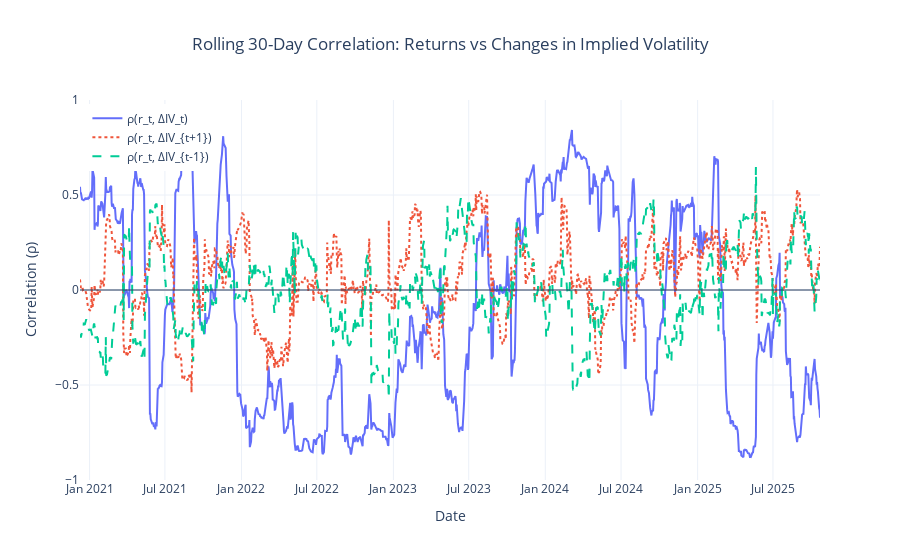

Notebook code cell kept with this figure:
### Code cell
import pandas as pd
import numpy as np
import plotly.graph_objects as go
from pathlib import Path

# === aggiorna i CSV da IBKR (IV e prezzi) ===
REFRESH = True            # metti False se vuoi solo leggere i CSV esistenti
SYMBOL  = 'MSTR'
DURATION= '5 Y'
BAR     = '1 day'
IV_CSV  = Path('implied_volatility_5y.csv')
PX_CSV  = Path('prices_5y.csv')

def refresh_from_ibkr():
    try:
        _ = IBKRDataCollector  # verifica presenza classe nel kernel
    except NameError:
        raise RuntimeError("IBKRDataCollector non definita nel kernel. Esegui prima la cella con la classe.")

    app = IBKRDataCollector()
    app.run()
    if not app.connect_to_tws():
        raise RuntimeError("Connessione TWS/Gateway fallita.")

    try:
        data = app.get_historical_volatility_data(
            symbol=SYMBOL, duration_str=DURATION, bar_size_setting=BAR
        )
        # salva IV
        iv = data.get('implied_volatility')
        if iv is None or getattr(iv, 'empty', True):
            raise RuntimeError("IB non ha restituito implied volatility. Verifica abbonamenti dati.")
        iv.to_csv(IV_CSV)  # index=date, col=Implied Volatility

        # salva prezzi
        px_list = data.get('prices', [])
        if not px_list:
            raise RuntimeError("IB non ha restituito prezzi TRADES.")
        pd.DataFrame(px_list)[['date','close']].to_csv(PX_CSV, index=False)

    finally:
        app.disconnect_from_tws()

if REFRESH:
    refresh_from_ibkr()

# --- loader semplice ---
def load_iv(path=IV_CSV):
    if not Path(path).exists():
        raise FileNotFoundError(f"Manca {path}")
    df = pd.read_csv(path, parse_dates=['date']).sort_values('date')
    col = 'Implied Volatility' if 'Implied Volatility' in df.columns else [c for c in df.columns if c != 'date'][0]
    return df.set_index('date')[col].astype(float).rename('iv')

def load_px(path=PX_CSV):
    if not Path(path).exists():
        raise FileNotFoundError(f"Manca {path}")
    df = pd.read_csv(path, parse_dates=['date']).sort_values('date')
    col = 'close' if 'close' in df.columns else [c for c in df.columns if c != 'date'][0]
    return df.set_index('date')[col].astype(float).rename('close')

# === dati necessari ===
iv = load_iv()
px = load_px()

# log staleness
print("IV last:", iv.index.max().date(), "| PX last:", px.index.max().date())

# === serie base ===
r   = px.pct_change().rename('r')
div = iv.diff().rename('d_iv')
df = pd.concat([r, div], axis=1).dropna()

# --- lead/lag opzionale ---
d_iv_lead1 = div.shift(-1).rename('d_iv_lead1')
d_iv_lag1  = div.shift(1).rename('d_iv_lag1')
dd = pd.concat([df, d_iv_lead1, d_iv_lag1], axis=1).dropna()

# === rolling 30 giorni ===
window = 30
roll = pd.DataFrame({
    'date': dd.index,
    'rho_r_dIV_t'  : dd['r'].rolling(window).corr(dd['d_iv']),
    'rho_r_dIV_t+1': dd['r'].rolling(window).corr(dd['d_iv_lead1']),
    'rho_r_dIV_t-1': dd['r'].rolling(window).corr(dd['d_iv_lag1']),
}).dropna()

# === grafico ===
fig = go.Figure()
fig.add_trace(go.Scatter(x=roll['date'], y=roll['rho_r_dIV_t'],
                         mode='lines', name='ρ(r_t, ΔIV_t)', line=dict(width=2)))
fig.add_trace(go.Scatter(x=roll['date'], y=roll['rho_r_dIV_t+1'],
                         mode='lines', name='ρ(r_t, ΔIV_{t+1})', line=dict(width=2, dash='dot')))
fig.add_trace(go.Scatter(x=roll['date'], y=roll['rho_r_dIV_t-1'],
                         mode='lines', name='ρ(r_t, ΔIV_{t-1})', line=dict(width=2, dash='dash')))
fig.add_hline(y=0, line_width=1)
fig.update_layout(
    title='Rolling 30-Day Correlation: Returns vs Changes in Implied Volatility',
    title_x=0.5, xaxis_title='Date', yaxis_title='Correlation (ρ)',
    yaxis_range=[-1, 1], hovermode='x unified',
    legend=dict(yanchor="top", y=0.99, xanchor="left", x=0.01),
    template='plotly_white'
)
fig.show()

# --- riepilogo numerico ---
def safe_corr(a, b):
    x = pd.concat([a, b], axis=1).dropna()
    return x.iloc[:,0].corr(x.iloc[:,1])

print("Full-sample correlations")
print(f"ρ(r_t, ΔIV_t)   = {safe_corr(df['r'], df['d_iv']):.3f}")
print(f"ρ(r_t, ΔIV_t+1) = {safe_corr(dd['r'], dd['d_iv_lead1']):.3f}")
print(f"ρ(r_t, ΔIV_t-1) = {safe_corr(dd['r'], dd['d_iv_lag1']):.3f}")

### Figure 1 — Plotly figure (JSON) as saved in the notebook; plotly's stock layout.template omitted (floating-point values rounded to 4 significant figures; data arrays with more than 128 entries replaced by an {"elided": "..."} marker saying what was removed)
{"data": [{"line": {"width": 2}, "mode": "lines", "name": "ρ(r_t, ΔIV_t)", "type": "scatter", "x": {"elided": "1223 str values"}, "y": {"elided": "1223 float values"}}, {"line": {"dash": "dot", "width": 2}, "mode": "lines", "name": "ρ(r_t, ΔIV_{t+1})", "type": "scatter", "x": {"elided": "1223 str values"}, "y": {"elided": "1223 float values"}}, {"line": {"dash": "dash", "width": 2}, "mode": "lines", "name": "ρ(r_t, ΔIV_{t-1})", "type": "scatter", "x": {"elided": "1223 str values"}, "y": {"elided": "1223 float values"}}], "layout": {"autosize": true, "dragmode": "pan", "hovermode": "x unified", "legend": {"x": 0.01, "xanchor": "left", "y": 0.99, "yanchor": "top"}, "shapes": [{"line": {"width": 1}, "type": "line", "x0": 0, "x1": 1, "xref": "x domain", "y0": 0, "y1": 0, "yref": "y"}], "title": {"text": "Rolling 30-Day Correlation: Returns vs Changes in Implied Volatility", "x": 0.5}, "xaxis": {"autorange": true, "range": ["2020-12-09", "2025-10-22"], "showspikes": true, "title": {"text": "Date"}, "type": "date"}, "yaxis": {"autorange": false, "range": [-1, 1], "showspikes": false, "title": {"text": "Correlation (ρ)"}, "type": "linear"}}}
